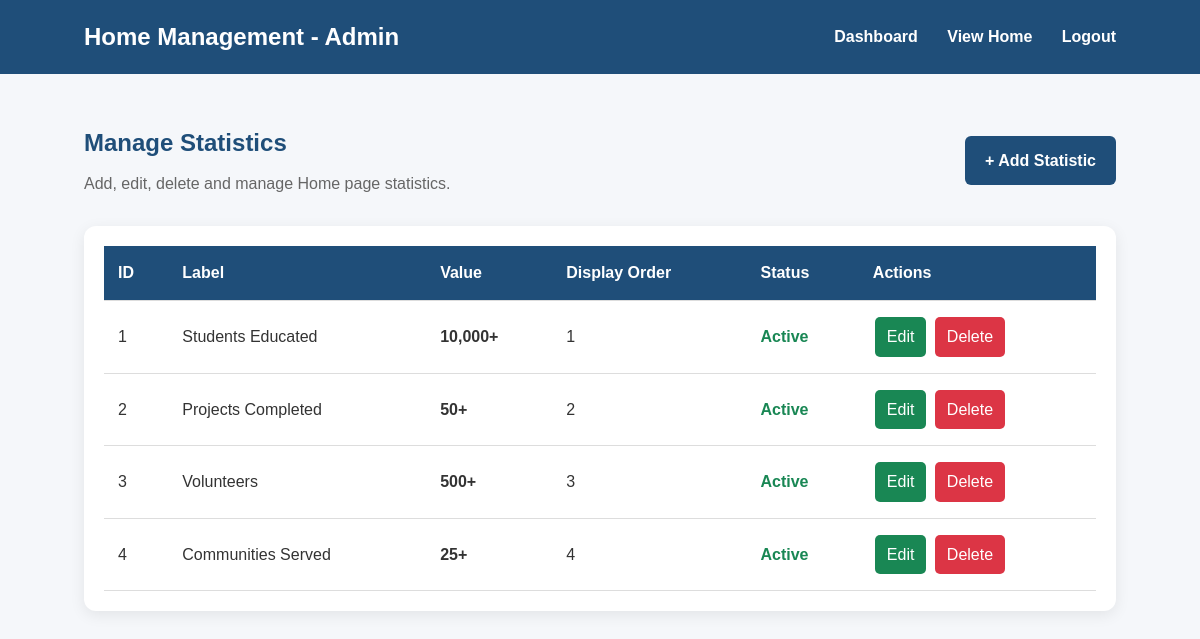
The page /admin/statistics (signed in) on the database its author committed.
### tables this page shows
CREATE TABLE statistics (
            id INTEGER PRIMARY KEY AUTOINCREMENT,
            label TEXT NOT NULL,
            value TEXT NOT NULL,
            display_order INTEGER DEFAULT 1,
            status INTEGER DEFAULT 1
        );

### app.py (the view)
@app.route("/admin/statistics")
def manage_statistics():
    if not session.get("admin_logged_in"):
        return redirect(
            url_for("admin_login")
        )
    connection = get_db_connection()
    statistics = connection.execute(
        """
        SELECT *
        FROM statistics
        ORDER BY display_order
        """
    ).fetchall()
    connection.close()
    return render_template(
        "statistics.html",
        statistics=statistics
    )

### database.py (called while the page is built)
def get_db_connection():
    connection = sqlite3.connect(DATABASE)
    connection.row_factory = sqlite3.Row
    return connection

### templates/statistics.html (shortened to what this page needs)
<!DOCTYPE html>
<html lang="en">
<head>
    <link rel="stylesheet"
          href="{{ url_for('static', filename='css/style.css') }}">
</head>
<body>
<header>
    <div class="logo">
        Home Management - Admin
    </div>
    <nav>
        <a href="{{ url_for('admin_dashboard') }}">Dashboard</a>
        <a href="{{ url_for('home') }}">View Home</a>
        <a href="{{ url_for('admin_logout') }}">Logout</a>
    </nav>
</header>
<section class="management-section">
    <div class="management-header">
        <div>
            <h1>Manage Statistics</h1>
            <p>
                Add, edit, delete and manage Home page statistics.
            </p>
        </div>
        <a href="{{ url_for('add_statistic') }}"
           class="add-button">
            + Add Statistic
        </a>
    </div>
    {% if statistics %}
    <div class="banner-table-container">
        <table>
            <thead>
                <tr>
                    <th>ID</th>
                    <th>Label</th>
                    <th>Value</th>
                    <th>Display Order</th>
                    <th>Status</th>
                    <th>Actions</th>
                </tr>
            </thead>
            <tbody>
                {% for statistic in statistics %}
                <tr>
                    <td>
                        {{ statistic["id"] }}
                    </td>
                    <td>
                        {{ statistic["label"] }}
                    </td>
                    <td>
                        <strong>
                            {{ statistic["value"] }}
                        </strong>
                    </td>
                    <td>
                        {{ statistic["display_order"] }}
                    </td>
                    <td>
                        {% if statistic["status"] == 1 %}
                            <span class="active-status">
                                Active
                            </span>
                        {% else %}
                            <span class="inactive-status">
                                Inactive
                            </span>
                        {% endif %}
                    </td>
                    <td>
                        <a
                            href="{{ url_for('edit_statistic', statistic_id=statistic['id']) }}"
                            class="edit-button">
                            Edit
                        </a>
                        <a
                            href="{{ url_for('delete_statistic', statistic_id=statistic['id']) }}"
                            class="delete-button"
                            onclick="return confirm('Are you sure you want to delete this statistic?');">
                            Delete
                        </a>
                    </td>
                </tr>
                {% endfor %}
            </tbody>
        </table>
    </div>
    {% endif %}
</section>
</body>
</html>

### static/css/style.css (style rules this page uses)
* { margin: 0; padding: 0; box-sizing: border-box; }
body { font-family: Arial, sans-serif; line-height: 1.6; color: #333; background-color: #f8f9fa; }
header { background: #1f4e79; color: white; padding: 18px 7%; display: flex; justify-content: space-between; align-items: center; }
.logo { font-size: 24px; font-weight: bold; }
nav a { color: white; text-decoration: none; margin-left: 25px; font-weight: bold; }
.management-section { padding: 50px 7%; min-height: calc(100vh - 70px); background: #f5f7fa; }
.management-header { display: flex; justify-content: space-between; align-items: center; margin-bottom: 30px; }
.management-header h1 { color: #1f4e79; margin-bottom: 8px; }
.management-header p { color: #666; }
.add-button { background: #1f4e79; color: white; padding: 12px 20px; text-decoration: none; border-radius: 6px; font-weight: bold; }
.banner-table-container { background: white; padding: 20px; border-radius: 12px; box-shadow: 0 4px 15px rgba(0, 0, 0, 0.08); overflow-x: auto; }
table { width: 100%; border-collapse: collapse; }
table th, table td { padding: 14px; text-align: left; border-bottom: 1px solid #ddd; }
table th { background: #1f4e79; color: white; }
.active-status { color: #198754; font-weight: bold; }
.edit-button, .delete-button { display: inline-block; padding: 7px 12px; text-decoration: none; border-radius: 5px; margin: 2px; }
.edit-button { background: #198754; color: white; }
.delete-button { background: #dc3545; color: white; }

### rows shown on the page
statistics: id "1", label "Students Educated", value "10,000+", display_order "1", status "Active"
statistics: id "2", label "Projects Completed", value "50+", display_order "2", status "Active"
statistics: id "3", label "Volunteers", value "500+", display_order "3", status "Active"
statistics: id "4", label "Communities Served", value "25+", display_order "4", status "Active"
